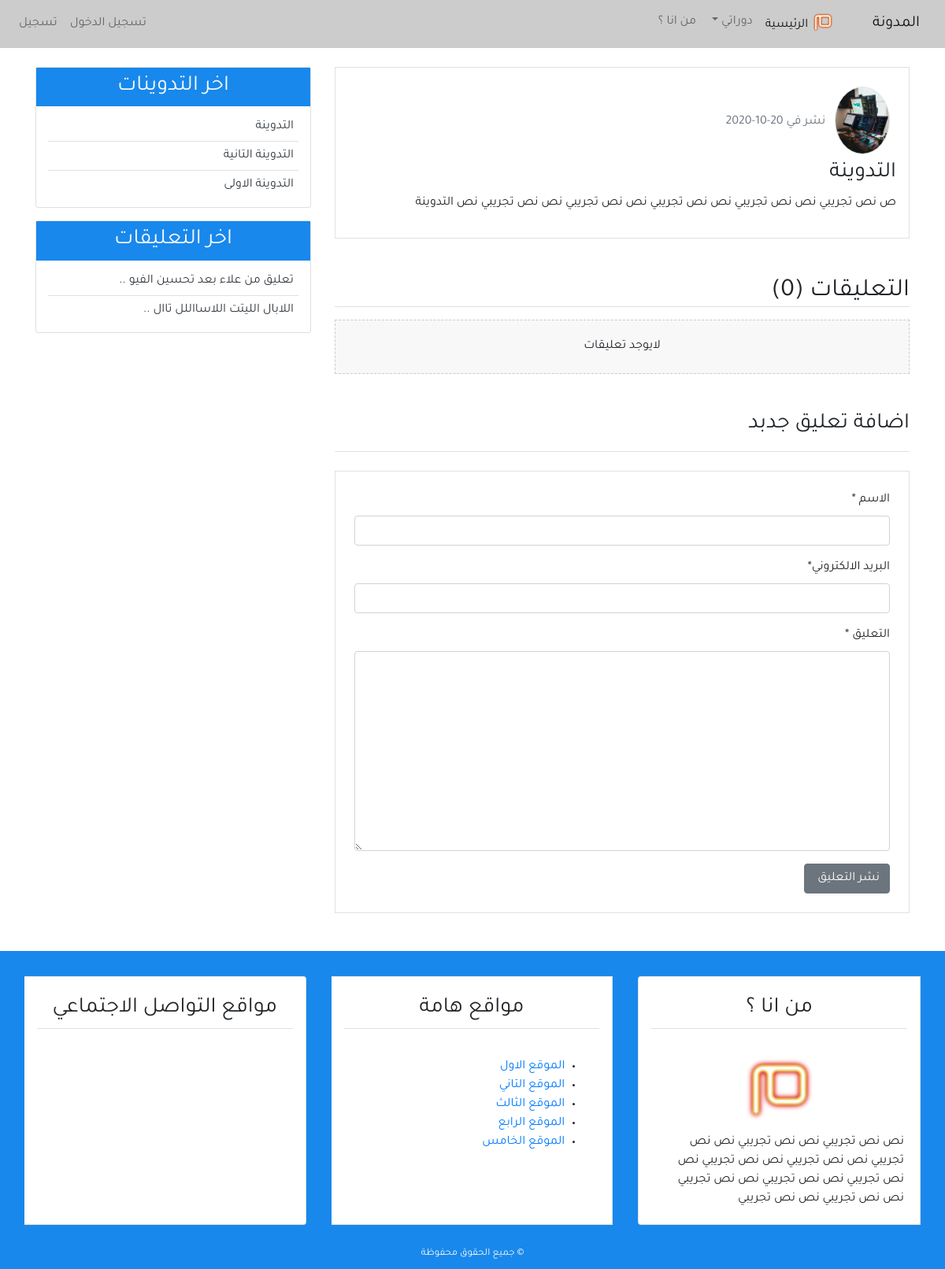
The app's page /detail/6/, older data.
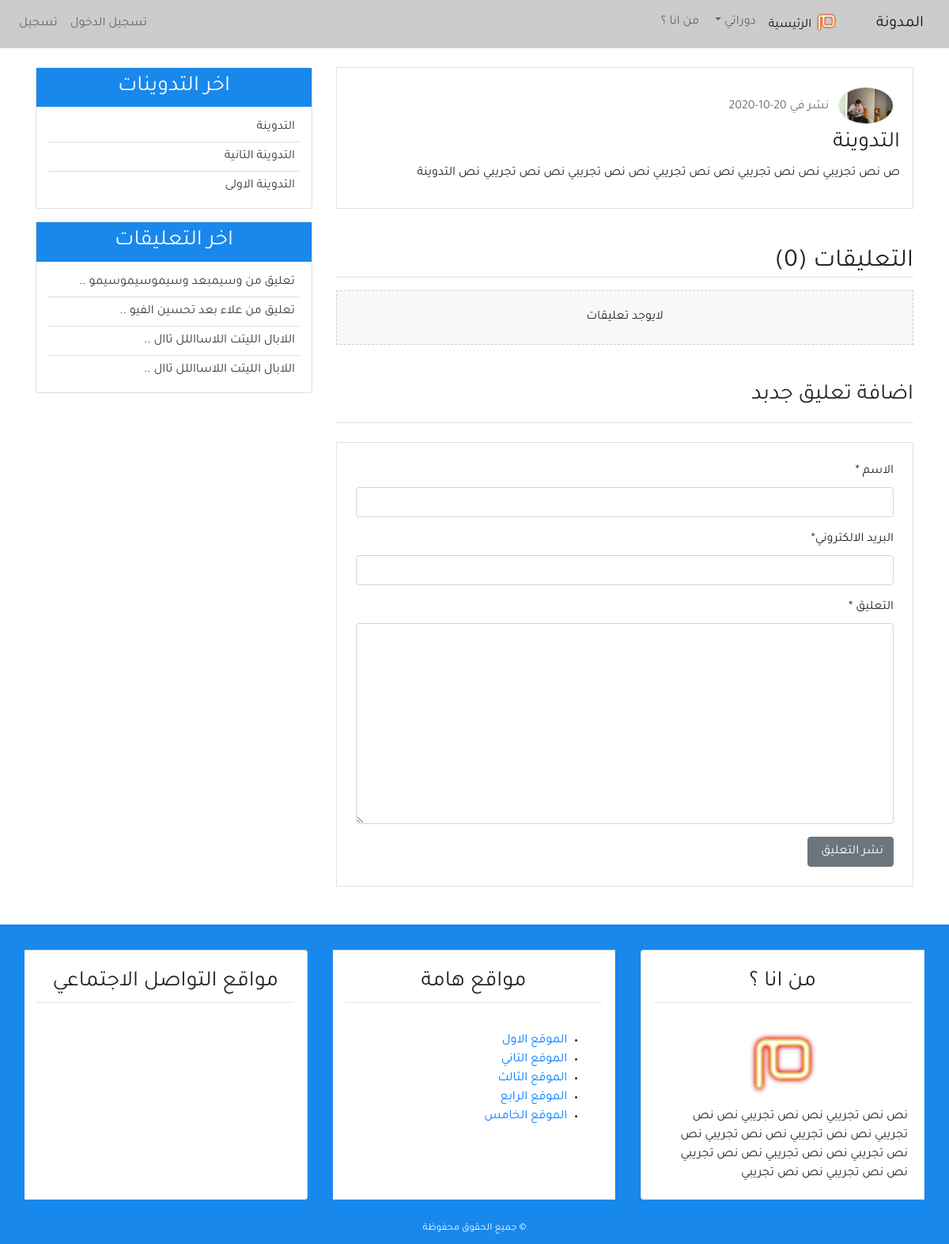
The same page, newer data.
### blog/models.py (models this page shows, shortened)
class Post(models.Model):
    title = models.CharField(max_length=100, blank=True, null=True)
    content = models.TextField()
    post_date = models.DateTimeField(default=timezone.now )
    post_update = models.DateTimeField(auto_now = True)
    author = models.ForeignKey(User, on_delete=models.CASCADE)
    def __str__(self):
        return self.title
    class Meta :
        ordering = ('-post_date',)

class Comment(models.Model):
    name = models.CharField(max_length=50, verbose_name ='الاسم ' )
    email = models.EmailField(verbose_name ='البريد الالكتروني')
    body = models.TextField(verbose_name =' التعليق ')
    comment_date = models.DateTimeField(auto_now_add=True)
    active = models.BooleanField(default=False)
    post = models.ForeignKey(Post, related_name='comments', on_delete=models.CASCADE)
    class Meta :
        ordering = ('-comment_date',)

### user/models.py (models this page shows, shortened)
class Profile(models.Model):
    image = models.ImageField(default='default.jpg', upload_to='profile_pics')
    user = models.OneToOneField(User, on_delete=models.CASCADE)

### blog/views.py (the view)
# urls.py: path('detail/<int:post_id>/', views.post_detail, name='detail'),
def post_detail(request,post_id) :
    post = get_object_or_404(Post,pk=post_id)
    comments = post.comments.filter(active=True)
    if request.method == 'POST' :
        comment_form = NewComment(data = request.POST)
        if comment_form.is_valid() :
            new_comment = comment_form.save(commit=False)
            new_comment.post = post
            new_comment.save()
            comment_form = NewComment()
    else :
        comment_form = NewComment()
    context ={
        'title':post,
        'post' : post,
        'comments':comments,
        'comment_form' :comment_form,
    }
    return render(request,'blog/detail.html', context)

### blog/forms.py
class NewComment(forms.ModelForm) :
    class Meta:
        model = Comment
        fields = ('name','email','body')

### blog/templatetags/post_tag.py (called while the page is built)
@register.inclusion_tag('blog/latest_posts.html')  #decorator
def latest_posts() : #simple python function
    context ={
        'l_posts' :Post.objects.all()[0:5]
    }
    return context

@register.inclusion_tag('blog/latest_comments.html')  #decorator
def latest_comments() : #simple python function
    context ={
        'l_comments' : Comment.objects.filter(active = True)[:5],
    }
    return context

### blog/templates/blog/detail.html (shortened to what this page needs)
{% extends 'blog/base.html' %}
{% block content %}
{% load crispy_forms_tags %}
      <div class="border p-3 mb-3">
<img class="img-fluid rounded-circle border m-2" width="70px" src="{{post.author.profile.image.url}}" alt="صورة الناشر ">
<span class="text-secondary">  نشر في  {{post.post_date|date:'d-m-Y'}}</span>
            <h3>  {{post.title}} </h3>
            <p>{{post.content}}</p>
        </div>
<h2 class="border-bottom mt-5 mb-3"> التعليقات ({{comments.count}}) </h2>
        {% for comment in comments  %}
        <ul class="p-3 comment">
            <h6 class="border-bottom p-2">  ({{comment.name}})
         <span class="text-secondary"> {{comment.comment_date | date:'d-m-Y'}} </span>
            </h6>
             {{comment.body}}
        </ul>
 {% empty  %}
            <h6 class="text-center p-4 comment">   لايوجد تعليقات </h6>
            {% endfor %}
            <h3 class="border-bottom pb-3 mb-3 mt-5"> اضافة تعليق جدبد  </h3>
            <div class="border p-4 mb-5 mt-4 ">
            <form method="POST">
              {{comment_form | crispy}}
              <input class="btn btn-secondary" type="submit" value="نشر التعليق ">
            </form>
        </div>
{% endblock content %}

### blog/templates/blog/latest_posts.html
<ul class="list-group-flush latest-post">
    {% for post  in l_posts  %}
      <li class="list-group-item latest-post-item" >
           <a class="text-dark" href="{% url 'detail' post.pk  %}"> {{post.title}} </a>
      </li>
    {% endfor %}
</ul>

### blog/templates/blog/latest_comments.html
<ul class="list-group-flush latest-comment">
    {% for comment  in l_comments  %}
      <li class="list-group-item latest-comment-item" >
           <a class="text-dark" href="{% url 'detail' comment.post.pk  %}">
            {% if comment.body|length > 25 %}
            {{comment.body|slice:'30'}} ..
            {% else %}
            {{comment.body}}
            {% endif %}
          </a>
      </li>
      {% empty %}
      <li class="list-group-item latest-comment-item" >  لا يوجد تعليقات </li>
    {% endfor %}
</ul>

Row changes from the older to the newer data that the page shows:
changed through a linked row, Post "التدوينة": author.profile.image: picture added in place of a placeholder
added Comment: body "تعليق من وسيمبعد وسيموسيموسيمو"
now on this page (row edited): Comment: body "اللابال الليتت اللاسااللل تاال"
